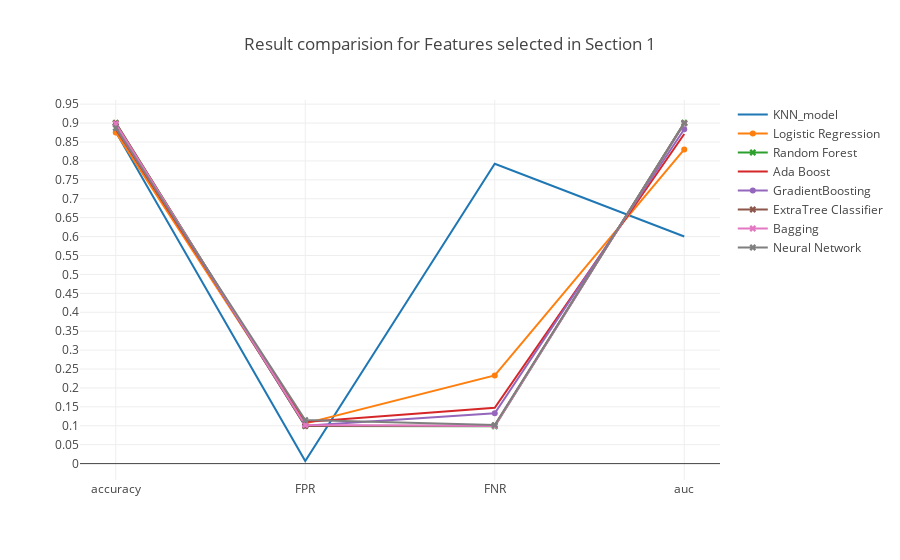

Notebook code for this chart:
### Markdown cell above
### <a id='1.A' style="text-decoration : none; color : #000000;"> A Results</a>

### Code cell
trace0 = go.Scatter(x=table_80_50_test.iloc[0].index.values[[0,5,6,7]],
                    y=table_80_50_test.iloc[0].values[[0,5,6,7]],
                    mode = 'lines',
                    name = 'KNN_model')

trace1 = go.Scatter(x=table_80_50_test.iloc[1].index.values[[0,5,6,7]],
                    y=table_80_50_test.iloc[1].values[[0,5,6,7]],
                    mode = 'lines+markers',
                    name = 'Logistic Regression')

trace2 = go.Scatter(x=table_80_50_test.iloc[2].index.values[[0,5,6,7]],
                    y=table_80_50_test.iloc[2].values[[0,5,6,7]],
                    mode = 'lines+markers',marker=dict(symbol='x'),
                    name = 'Random Forest')


trace3 = go.Scatter(x=table_80_50_test.iloc[3].index.values[[0,5,6,7]],
                    y=table_80_50_test.iloc[3].values[[0,5,6,7]],
                    mode = 'lines',
                    name = 'Ada Boost')

trace4 = go.Scatter(x=table_80_50_test.iloc[4].index.values[[0,5,6,7]],
                    y=table_80_50_test.iloc[4].values[[0,5,6,7]],
                    mode = 'lines+markers',
                    name = 'GradientBoosting')

trace5 = go.Scatter(x=table_80_50_test.iloc[5].index.values[[0,5,6,7]],
                    y=table_80_50_test.iloc[5].values[[0,5,6,7]],
                    mode = 'lines+markers',marker=dict(symbol='x'),
                    name = 'ExtraTree Classifier')

trace6 = go.Scatter(x=table_80_50_test.iloc[6].index.values[[0,5,6,7]],
                    y=table_80_50_test.iloc[6].values[[0,5,6,7]],
                    mode = 'lines+markers',marker=dict(symbol='x'),
                    name = 'Bagging')

trace7 = go.Scatter(x=table_80_50_test.iloc[7].index.values[[0,5,6,7]],
                    y=table_80_50_test.iloc[7].values[[0,5,6,7]],
                    mode = 'lines+markers',marker=dict(symbol='x'),
                    name = 'Neural Network')



data = [trace0, trace1, trace2, trace3, trace4, trace5, trace6, trace7]
layout = go.Layout(yaxis=dict(tick0=0,dtick=0.05),title='Result comparision for Features selected in Section 1')
fig = go.Figure(data=data, layout=layout)

iplot(fig, filename='Result')

### Figure 1 — Plotly figure (JSON) as saved in the notebook; plotly's stock layout.template omitted (floating-point values rounded to 4 significant figures)
{"data": [{"mode": "lines", "name": "KNN_model", "type": "scatter", "uid": "ec9c27d6-8f2d-464a-b5c9-5543c84b81d8", "x": ["accuracy", "FPR", "FNR", "auc"], "y": [0.8769, 0.006881, 0.7925, 0.6003]}, {"mode": "lines+markers", "name": "Logistic Regression", "type": "scatter", "uid": "f2e97a1c-136b-4e0f-9326-8a48c10c3022", "x": ["accuracy", "FPR", "FNR", "auc"], "y": [0.875, 0.1062, 0.2331, 0.8304]}, {"marker": {"symbol": "x"}, "mode": "lines+markers", "name": "Random Forest", "type": "scatter", "uid": "54418551-8e50-43e2-8d94-265860c6d4a7", "x": ["accuracy", "FPR", "FNR", "auc"], "y": [0.9006, 0.09957, 0.09868, 0.9009]}, {"mode": "lines", "name": "Ada Boost", "type": "scatter", "uid": "eeb73344-da67-4bd2-8fdb-2a61de11606e", "x": ["accuracy", "FPR", "FNR", "auc"], "y": [0.8842, 0.1102, 0.1476, 0.8711]}, {"mode": "lines+markers", "name": "GradientBoosting", "type": "scatter", "uid": "25bfb448-b4ad-4e19-bc99-909b72797399", "x": ["accuracy", "FPR", "FNR", "auc"], "y": [0.8952, 0.09997, 0.1329, 0.8836]}, {"marker": {"symbol": "x"}, "mode": "lines+markers", "name": "ExtraTree Classifier", "type": "scatter", "uid": "4e4cec43-a9bb-4412-bd5b-d1d37d8a5915", "x": ["accuracy", "FPR", "FNR", "auc"], "y": [0.9006, 0.09916, 0.101, 0.8999]}, {"marker": {"symbol": "x"}, "mode": "lines+markers", "name": "Bagging", "type": "scatter", "uid": "19efbfb9-1c2f-4e38-a3c6-a7a4fc3ef2a9", "x": ["accuracy", "FPR", "FNR", "auc"], "y": [0.8984, 0.102, 0.09946, 0.8993]}, {"marker": {"symbol": "x"}, "mode": "lines+markers", "name": "Neural Network", "type": "scatter", "uid": "4ee669b8-53f1-4c08-afbe-64493c066fd3", "x": ["accuracy", "FPR", "FNR", "auc"], "y": [0.8869, 0.1151, 0.1018, 0.8993]}], "layout": {"title": "Result comparision for Features selected in Section 1", "yaxis": {"dtick": 0.05, "tick0": 0}}}
